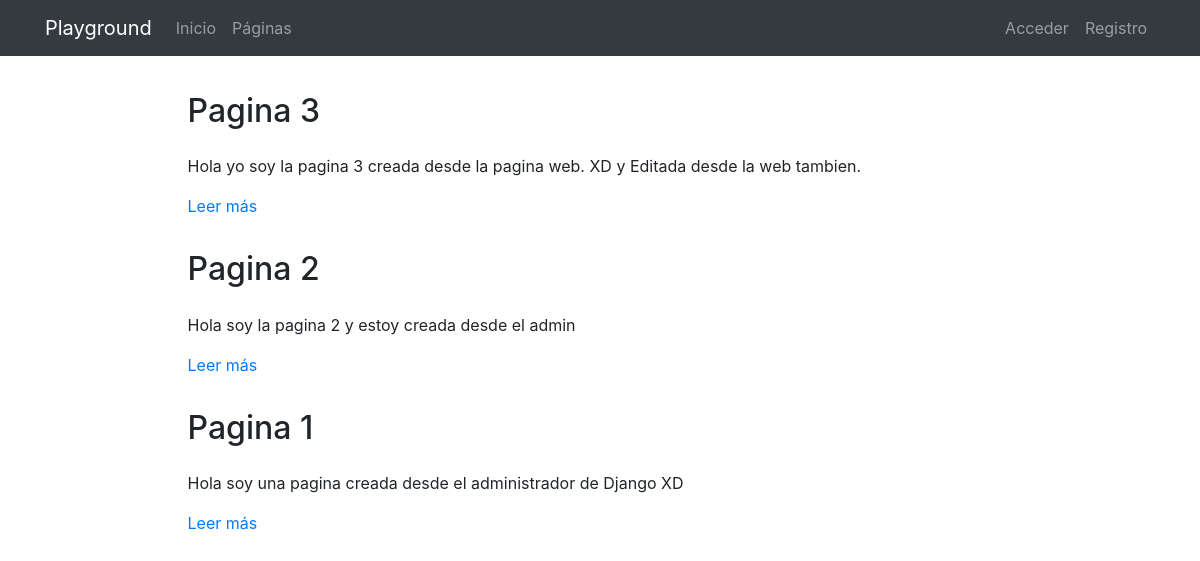
Page /pages/ on the earlier database version.
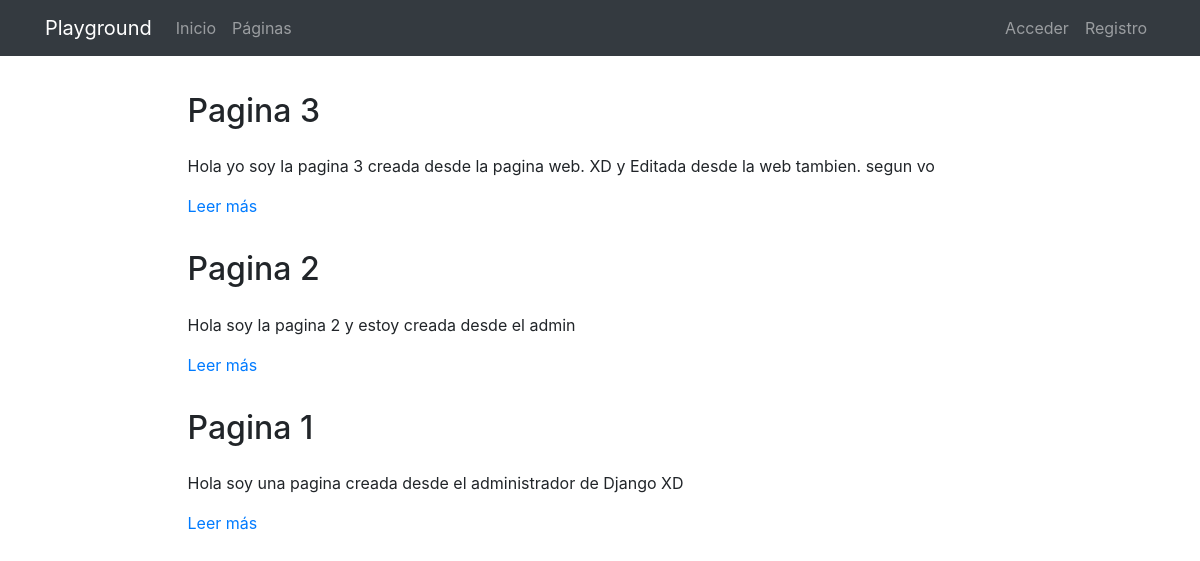
Same page on the later database version.
### pages/models.py (models this page shows, shortened)
class Page(models.Model):
    title = models.CharField(verbose_name="Título", max_length=200)
    content = RichTextField(verbose_name="Contenido")
    order = models.SmallIntegerField(verbose_name="Orden", default=0)
    created = models.DateTimeField(auto_now_add=True, verbose_name="Fecha de creación")
    updated = models.DateTimeField(auto_now=True, verbose_name="Fecha de edición")
    class Meta:
        verbose_name = "página"
        verbose_name_plural = "páginas"
        ordering = ['order', 'title']

### pages/views.py (the view)
# urls.py: path('', PagesListView.as_view(), name='pages'),
class PagesListView(ListView):
    model = Page

### pages/templates/pages/page_list.html (shortened to what this page needs)
{% extends 'core/base.html' %}
{% load static %}
{% block content %}
{% include 'pages/includes/page_menu.html' %}
<main role="main">
  <div class="container mb-4">
    {% for page in page_list|dictsort:'id' reversed %}
      <div class="row mt-3">
        <div class="col-md-9 mx-auto">
          <h2 class="mb-4">{{page.title}}</h2>
          <div>
            <p>{{page.content|striptags|safe|truncatechars:"200"}}</p>
            <p><a href="{% url 'pages:page' page.id page.title|slugify %}">Leer más</a>
            </p>
          </div>
        </div>
      </div>
    {% endfor %}
  </div>
</main>
{% endblock %}

### core/templates/core/base.html (shortened to what this page needs)
<!DOCTYPE html>
<html lang="es">
  <head>
    {% load static %}
    <link href="{% static 'core/vendor/bootstrap/css/bootstrap.min.css' %}" rel="stylesheet">
    <link href="{% static 'core/vendor/font-awesome/css/font-awesome.min.css' %}" rel="stylesheet" type="text/css">
    <link href="{% static 'core/css/main.css' %}" rel="stylesheet">
  </head>
  <body>
    <body>
      <nav class="navbar navbar-expand-lg navbar-dark bg-dark">
        <div class="container">
          <a class="navbar-brand" href="{% url 'home' %}">Playground</a>
          <div class="collapse navbar-collapse" id="ned">
            <ul class="navbar-nav mr-auto">
              <li class="nav-item">
                <a class="nav-link" href="{% url 'home' %}">Inicio</a>
              </li>
              <li class="nav-item">
                <a class="nav-link" href="{% url 'pages:pages' %}">Páginas</a>
              </li>
            </ul>
            <ul class="navbar-nav">
              {% if not request.user.is_authenticated %}
                <li class="nav-item">
                    <a class="nav-link" href="{% url 'login' %}">Acceder</a>
                </li>
                <li class="nav-item">
                    <a class="nav-link" href="{% url 'signup' %}">Registro</a>
                </li>
              {% endif %}
            </ul>
          </div>
        </div>
      </nav>
      {% block content %}{% endblock %}
  </body>
</html>

### pages/templates/pages/includes/page_menu.html (shortened to what this page needs)
<!DOCTYPE html>
{% load static %}
<link href="{% static 'pages/css/custom_ckeditor.css' %}" rel="stylesheet">

### core/static/core/css/main.css (style rules this page uses)
main { padding-top: 20px; }
:root { --jumbotron-padding-y: 3rem; }

Differences in the rows shown:
changed Page "Pagina 3": content "Hola yo soy la pagina 3 creada desde la pagina web. XD y Editada desde la web tambien." → "Hola yo soy la pagina 3 creada desde la pagina web. XD y Editada desde la web tambien. segun vo"
